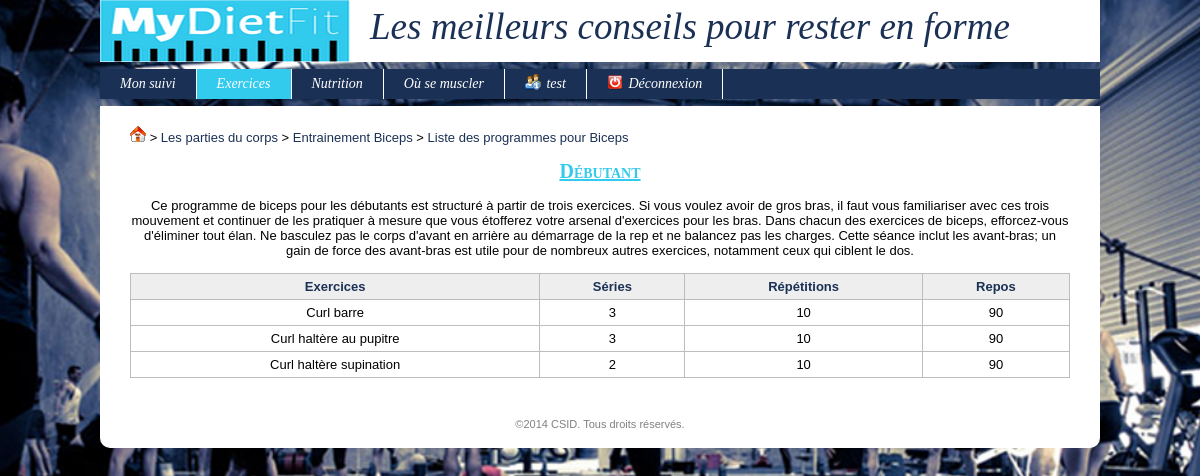
Page /index.php?uc=exercice&action=v_pgrm&idPgrm=1 (signed in) on the committed database.
### tables this page shows
CREATE TABLE IF NOT EXISTS `partiecorps` (
  `idPartieCorps` int(11) unsigned NOT NULL AUTO_INCREMENT,
  `libelle` varchar(45) NOT NULL DEFAULT '',
  `descEx` varchar(1000) NOT NULL DEFAULT '',
  `descPgrm` varchar(1000) NOT NULL DEFAULT '',
  PRIMARY KEY (`idPartieCorps`)
);

CREATE TABLE IF NOT EXISTS `programme` (
  `idProgramme` int(11) unsigned NOT NULL AUTO_INCREMENT,
  `niveau` varchar(45) NOT NULL DEFAULT '',
  `idPartieCorps` int(11) unsigned NOT NULL,
  `description` varchar(3000) NOT NULL DEFAULT '',
  PRIMARY KEY (`idProgramme`),
  KEY `idPartieCorps` (`idPartieCorps`)
);

CREATE TABLE IF NOT EXISTS `x_programme_exercice` (
  `idProgramme` int(10) unsigned NOT NULL DEFAULT '0',
  `idFicheExercice` int(11) unsigned NOT NULL DEFAULT '0',
  `serie` int(11) unsigned NOT NULL DEFAULT '0',
  `repetition` int(11) unsigned NOT NULL DEFAULT '0',
  `repos` int(11) unsigned NOT NULL DEFAULT '0',
  `ordre` int(11) unsigned NOT NULL DEFAULT '0',
  PRIMARY KEY (`idProgramme`,`idFicheExercice`),
  KEY `FK_x_programme_exercice_2` (`idFicheExercice`)
);

CREATE TABLE IF NOT EXISTS `ficheexercice` (
  `idFicheExercice` int(11) unsigned NOT NULL AUTO_INCREMENT,
  `titre` varchar(45) DEFAULT NULL,
  `resume` varchar(1000) DEFAULT NULL,
  `description` varchar(5000) NOT NULL DEFAULT '',
  `dateAjout` datetime DEFAULT NULL,
  `idPartieCorps` int(10) unsigned DEFAULT NULL,
  `video` varchar(1000) NOT NULL DEFAULT '',
  `image1` varchar(100) NOT NULL DEFAULT '',
  `image2` varchar(100) NOT NULL DEFAULT '',
  `image3` varchar(100) NOT NULL DEFAULT '',
  `imageResume` varchar(100) NOT NULL DEFAULT '',
  PRIMARY KEY (`idFicheExercice`),
  KEY `FK_ficheexercice_1` (`idPartieCorps`)
);

### config.inc.php (called while the page is built, shortened)
<?php
$_CONFIG = array
(
	"DB_ServerHost" => "localhost",
	"DB_Username" => "root",
    "DB_Password" => "",
    "DB_Database" => "mydietfit_bdd",
    "DIR_Control" => "controleurs/",
    "DIR_View" => "vues/",
    "DIR_Model" => "modules/fonctions/php/",
    "DIR_Dynamic" => "modules/fonctions/js/",
    "DIR_XML" => "modules/fonctions/xml/",
    "DIR_Plugin" => "modules/plugins/",
    "DIR_CSS" => "modules/themes/",
    "DIR_Attachment" => "ressources/documents/",
    "DIR_Image" => "ressources/images/",
	"EML_Envoi" => false,
	"EML_ServerSMTP" => "",
	"EML_PortSMTP" => "",
);
?>

### modules/fonctions/php/generale.inc.php (called while the page is built, shortened)
<?php
function connexion()
{
	global $_CONFIG;
	$hote = $_CONFIG['DB_ServerHost'];
	$login = $_CONFIG['DB_Username'];
	$mdp = $_CONFIG['DB_Password'];
	$bd = $_CONFIG['DB_Database'];
	$connexion = @mysql_connect($hote, $login, $mdp) or die("<u>Erreur SQL (Connexion au serveur impossible)</u>: ".mysql_error()." <br>");
	return $connexion;
}
function getRequest($nomChamp, $elseValue = null)
{
	return (isset($_REQUEST[$nomChamp]) && $_REQUEST[$nomChamp]) ? $_REQUEST[$nomChamp] : $elseValue;
}
function getMySqlString($champ, $elseValue = null, $noCote = 0)
{
	$cote = ($noCote) ? null : "'";
	if(isset($champ) && $champ) $result = $cote.mysql_real_escape_string($champ, connexion()).$cote;
	else if(is_null($champ) || $champ == "") $result = "NULL";
	else $result = $cote.mysql_real_escape_string($elseValue, connexion()).$cote;
	return $result;
}
?>

### modules/fonctions/php/programme.inc.php (called while the page is built, shortened)
<?php
function getUnProgramme($idProgramme)
{
	$req = "SELECT * FROM programme where idProgramme = ".getMySqlString($idProgramme);
	$conx = connexion();
	$res = mysql_query($req, $conx) or die ("<u>Erreur SQL (getUnProgramme)</u>: ".mysql_error()." <br>");
	$unProgramme = mysql_fetch_assoc($res);
	return $unProgramme;
}
?>

### modules/fonctions/php/partieCorps.inc.php (called while the page is built, shortened)
<?php
function getUnePartieCorps($idPartieCorps)
{
	$req = "SELECT * FROM partiecorps where idPartieCorps = ".getMySqlString($idPartieCorps);
	$conx = connexion();
	$res = mysql_query($req, $conx) or die ("<u>Erreur SQL (getUnePartieCorps)</u>: ".mysql_error()." <br>");
	$unePartieCorps = mysql_fetch_assoc($res);
	return $unePartieCorps;
}
?>

### modules/fonctions/php/x_programme_exercice.inc.php (called while the page is built, shortened)
<?php
function getUnProgrammeExercice($idProgramme, $idFicheExercice = null)
{
	$req = "SELECT * FROM x_programme_exercice where idProgramme = ".getMySqlString($idProgramme);
	$req .= " ORDER BY ordre";
	$conx = connexion();
	$res = mysql_query($req, $conx) or die ("<u>Erreur SQL (getUnProgrammeExercice)</u>: ".mysql_error()." <br>");
	$unProgrammeExercice = array();
	$ligne = mysql_fetch_assoc($res);
	while($ligne != false)
	{
		$unProgrammeExercice[] = $ligne;
		$ligne = mysql_fetch_assoc($res);
	}
	return $unProgrammeExercice;
}
?>

### modules/fonctions/php/exercices.inc.php (called while the page is built, shortened)
<?php
function getUnExercice($idExercice)
{
	$req = "SELECT * FROM ficheexercice where idFicheExercice = ".getMySqlString($idExercice);
	$conx = connexion();
	$res = mysql_query($req, $conx) or die ("<u>Erreur SQL (getUnExercice)</u>: ".mysql_error()." <br>");
	$unExercice = mysql_fetch_assoc($res);
	return $unExercice;
}
?>

### vues/exercices/v_pgrm.php (the view)
<p><?php echo $unProgramme['description'] ?></p> <br>
<?php if(isset($unProgrammeExercice)) { ?>
	<table>
		<tr>
			<th>Exercices</th>
			<th>Séries</th>
			<th>Répétitions</th>
			<th>Repos</th>
		</tr>
		<?php foreach($unProgrammeExercice as $uneLigne) {
		$idExercice = $uneLigne['idFicheExercice'];
		$unExercice = getUnExercice($idExercice);
		$titre = $unExercice['titre'];
		$serie = $uneLigne['serie'];
		$repetition = $uneLigne['repetition'];
		$repos = $uneLigne['repos'];
		$paramTD = "onClick=document.location.href='index.php?uc=exercice&action=v_exercice&idExercice=$idExercice' title=\"Cliquez ici pour voir l'exercice\"";
		echo "	<tr class='ligneTableau'>
					<td $paramTD>$titre</td>
					<td $paramTD>$serie</td>
					<td $paramTD>$repetition</td>
					<td $paramTD>$repos</td>
				</tr>";
		} ?>
	</table>
<?php } ?>

### vues/v_filAriane.php (shortened to what this page needs)
<?php
$home = "<a href='index.php?uc=identif&action=index'><img src='$_CONFIG[DIR_Image]home.gif'></a>";
$niveau1 = "<a href='index.php?uc=exercice&action=lstExercice'>Les parties du corps</a>";
echo "<div style='text-align:justify'>";
if($action == "v_pgrm") {
	$idProgramme = getRequest('idPgrm');
	$unProgramme = getUnProgramme($idProgramme);
	$idPartieCorps = $unProgramme['idPartieCorps'];
	$unePartieCorps = getUnePartieCorps($idPartieCorps);
	$libelle = $unePartieCorps['libelle'];
	$niveau2 = "<a href='index.php?uc=exercice&action=entrainement&idPartieCorps=$idPartieCorps'>Entrainement $libelle</a>";
	$lstPgrm = "<a href='index.php?uc=exercice&action=lstPgrm&idPartieCorps=$idPartieCorps'>Liste des programmes pour $libelle</a>";
	echo $home." > ".$niveau1." > ".$niveau2." > ".$lstPgrm;
}
echo "</div><br>";
?>

### vues/v_headTitre.php
<h2> <?php echo $titre; ?> </h2> <br>

### rows in the picture
partiecorps: libelle "Biceps"
programme: niveau "Débutant", description "Ce programme de biceps pour les débutants est structuré à partir de trois exercices. Si vous voulez avoir de gros bras, il faut vous familiariser avec ces trois mouvement et continuer de les pratiquer à mesure que vous étofferez votre arsenal d'exercices pour les bras. Dans chacun des exercices de biceps, efforcez-vous d'éliminer tout élan. Ne basculez pas le corps d'avant en arrière au démarrage de la rep et ne balancez pas les charges. Cette séance inclut les avant-bras; un gain de force des avant-bras est utile pour de nombreux autres exercices, notamment ceux qui ciblent le dos."
x_programme_exercice: idFicheExercice.titre "Curl barre", serie "3", repetition "10", repos "90"
x_programme_exercice: idFicheExercice.titre "Curl haltère au pupitre", serie "3", repetition "10", repos "90"
x_programme_exercice: idFicheExercice.titre "Curl haltère supination", serie "2", repetition "10", repos "90"

### other values in the picture
$_SESSION['login'] "test"
